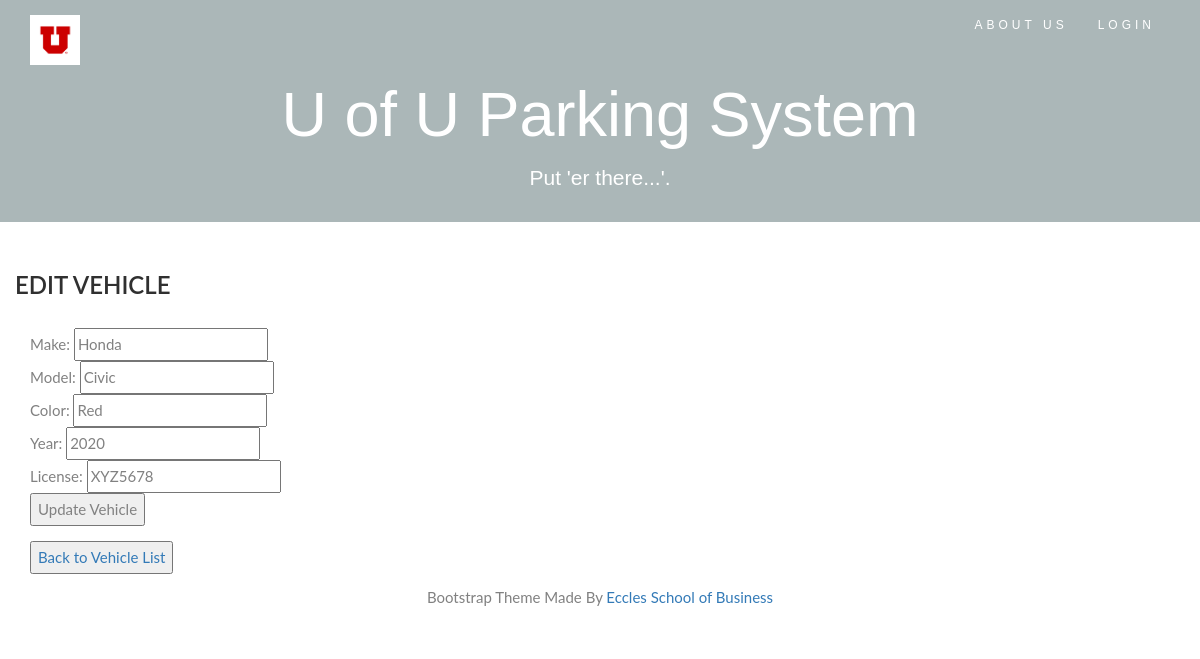
/edit-vehicle.php?edit_id=4, run on the app's committed database.
### tables this page shows
CREATE TABLE Vehicle (
    VEHICLE_ID INT AUTO_INCREMENT PRIMARY KEY,
    DRIVER_ID INT,
    License_Plate VARCHAR(20) UNIQUE,
    Make VARCHAR(50),
    Model VARCHAR(50),
    Color VARCHAR(20),
    Year YEAR,
    VIOLATION_ID INT,
    FOREIGN KEY (DRIVER_ID) REFERENCES users(driver_id),
    FOREIGN KEY (VIOLATION_ID) REFERENCES Violation(VIOLATION_ID)
);

### authx/sanitize.php (called while the page is built)
<?php
function mysql_entities_fix_string($conn, $string){
	return htmlentities(mysql_fix_string($conn, $string));
}
function mysql_fix_string($conn, $string){
	$string = stripslashes($string);
	return $conn->real_escape_string($string);
}
?>

### edit-vehicle.php (the view, shortened to what this page needs)
<?php
include 'header.php';
include 'authx/dbinfo.php';
require_once 'authx/sanitize.php';
global $conn;
$disabled = '';
if (isset($_GET['edit_id'])) {
    global $conn;
    $vehicle_id = intval(mysql_entities_fix_string($conn,$_GET['edit_id']));
    $sql = "SELECT * FROM vehicle WHERE VEHICLE_ID = ?";
    $stmt = $conn->prepare($sql);
    $stmt->bind_param("i", $vehicle_id);
    $stmt->execute();
    $result = $stmt->get_result();
    global $vehicle;
    $vehicle = $result->fetch_assoc();
}
?>
<div class="container">
<div class="row justify-content-center">
<h2>Edit Vehicle</h2>
<div class="col-md-8">
    <div class="card">
        <div class="card-body">
            <form method="post" action="edit-vehicle.php?edit_id=<?php echo $vehicle['VEHICLE_ID']; ?>">
                Make: <input type="text" name="make" <?php echo $disabled ?> value="<?php echo $vehicle['Make']; ?>"><br>
                Model: <input type="text" name="model" <?php echo $disabled ?> value="<?php echo $vehicle['Model']; ?>"><br>
                Color: <input type="text" name="color" <?php echo $disabled ?> value="<?php echo $vehicle['Color']; ?>"><br>
                Year: <input type="text" name="year" <?php echo $disabled ?> value="<?php echo $vehicle['Year']; ?>"><br>
                License: <input type="text" name="license_plate" <?php echo $disabled ?>  value="<?php echo $vehicle['License_Plate']; ?>"><br>
                <?php if(empty($disabled)) echo "<button type='submit'>Update Vehicle</button>" ?>
            </form>
      <a href='list-vehicles.php'><button>Back to Vehicle List</button></a>
        </div>
    </div>
</div>
</div>
<?php
include 'footer.php';
?>

### styles.css (style rules this page uses)
body { font: 400 15px Lato, sans-serif; line-height: 1.8; color: #818181; }
h2 { font-size: 24px; text-transform: uppercase; color: #303030; font-weight: 600; margin-bottom: 30px; }

### data on the page
vehicle: make "Honda", model "Civic", color "Red", year "2020", license_plate "XYZ5678"
